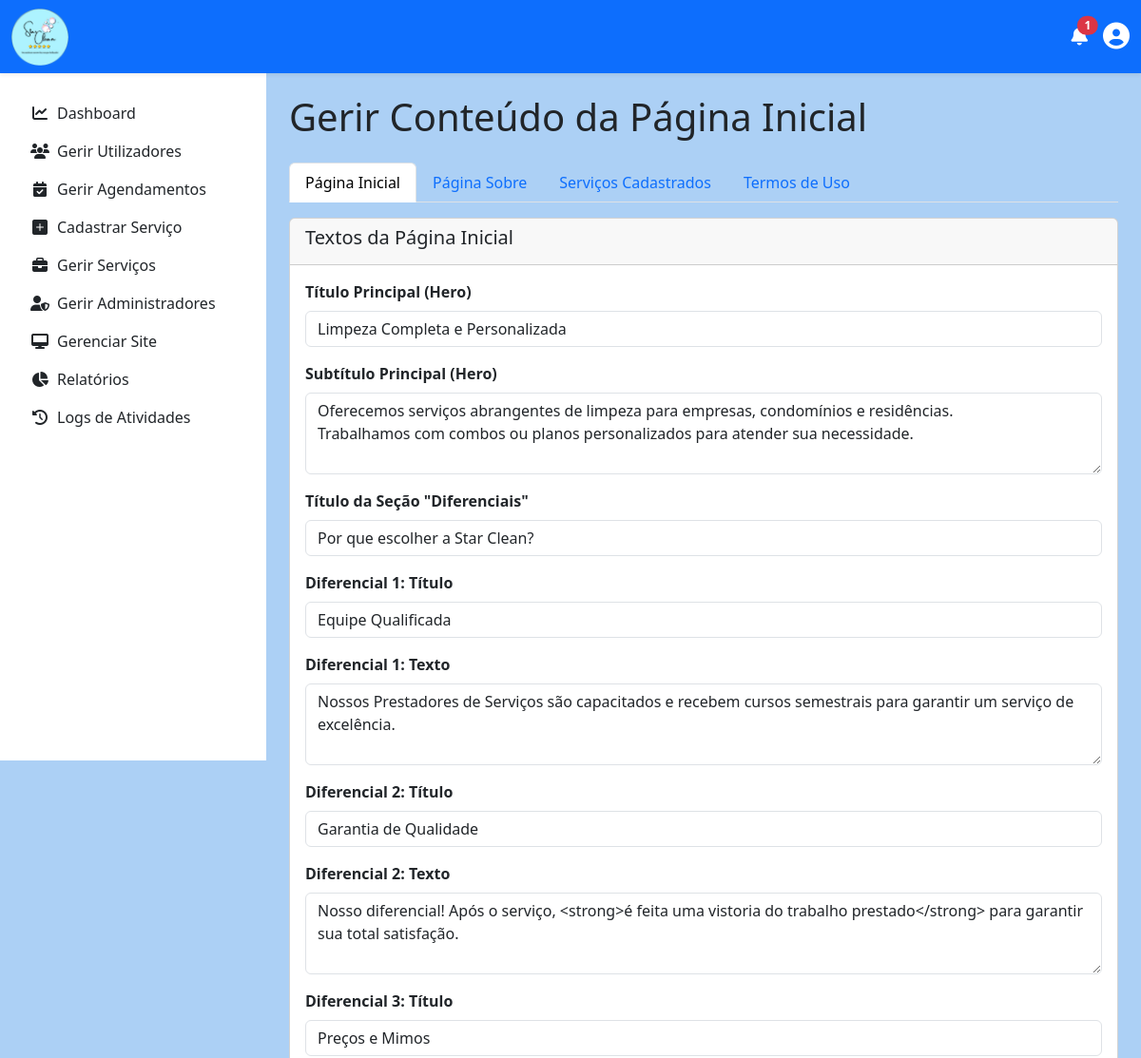
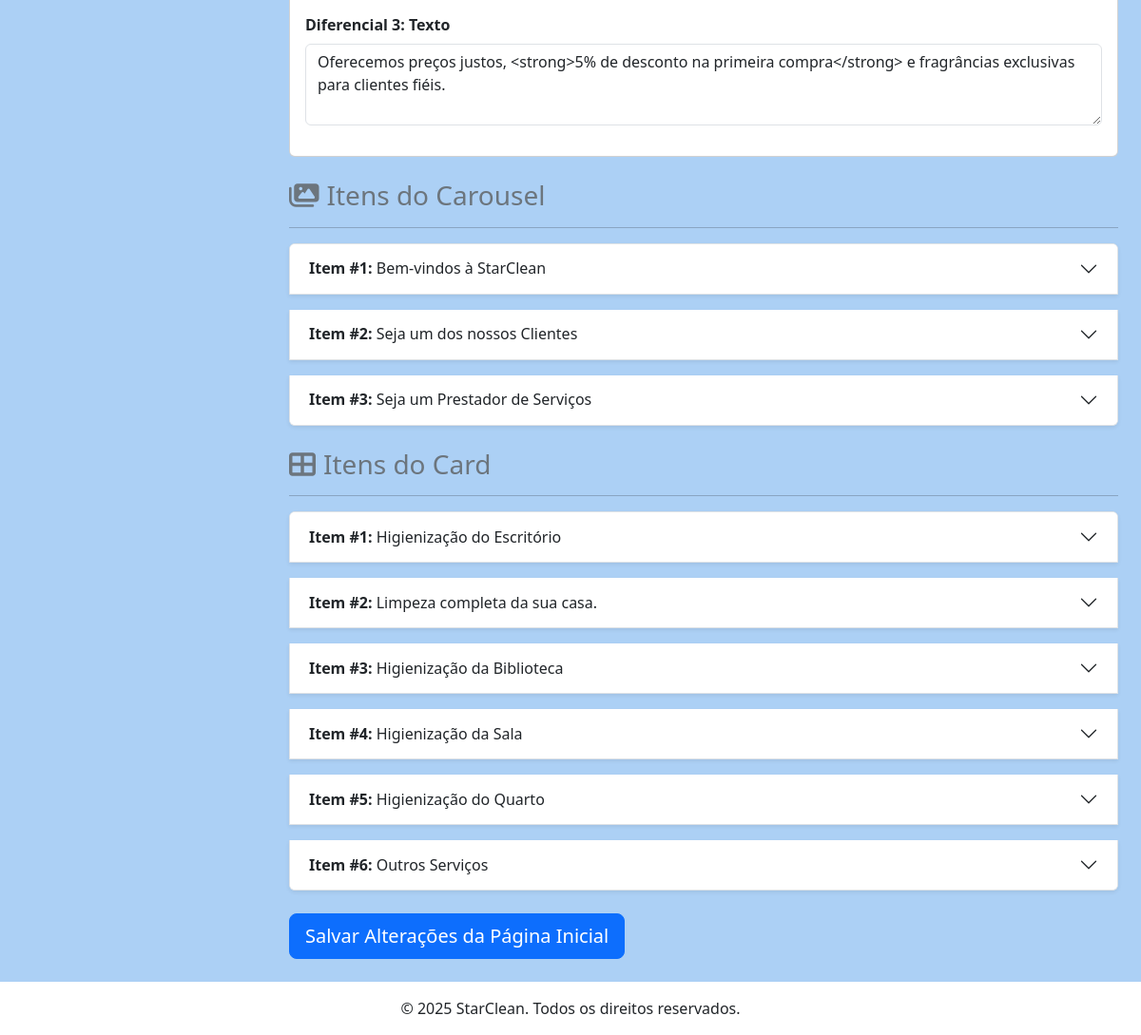
The app's page /admin/gerir_pagina_inicial.php (signed in) with its own data (2 pictures, top to bottom).
### tables this page shows
CREATE TABLE `conteudo_geral` (
  `id` int(11) NOT NULL,
  `chave` varchar(100) NOT NULL COMMENT 'Identificador único do conteúdo (ex: index_hero_titulo)',
  `titulo` varchar(255) NOT NULL COMMENT 'Descrição amigável para o admin (ex: Título Principal da Home)',
  `conteudo` text DEFAULT NULL COMMENT 'O texto ou URL da imagem',
  `tipo` enum('texto_simples','textarea','imagem') NOT NULL DEFAULT 'texto_simples' COMMENT 'Define o tipo de campo no formulário',
  `pagina` varchar(50) NOT NULL COMMENT 'Página a que o conteúdo pertence (ex: index, sobre)',
  `criado_por_admin_id` int(11) DEFAULT NULL,
  `editado_por_admin_id` int(11) DEFAULT NULL,
  `data_criacao` timestamp NOT NULL DEFAULT current_timestamp(),
  `data_edicao` timestamp NOT NULL DEFAULT current_timestamp() ON UPDATE current_timestamp()
);

CREATE TABLE `conteudo_pagina_inicial` (
  `id` int(11) NOT NULL,
  `tipo_conteudo` enum('carousel','card') NOT NULL,
  `titulo` varchar(255) NOT NULL,
  `texto` text DEFAULT NULL,
  `imagem_url` varchar(255) DEFAULT NULL,
  `link_url` varchar(255) DEFAULT NULL,
  `texto_botao` varchar(100) DEFAULT NULL,
  `ordem` int(11) NOT NULL DEFAULT 0,
  `ativo` tinyint(1) NOT NULL DEFAULT 1,
  `criado_por_admin_id` int(11) DEFAULT NULL,
  `editado_por_admin_id` int(11) DEFAULT NULL,
  `data_criacao` timestamp NOT NULL DEFAULT current_timestamp(),
  `data_edicao` timestamp NOT NULL DEFAULT current_timestamp() ON UPDATE current_timestamp()
);

### admin/gerir_pagina_inicial.php (the view, shortened to what this page needs)
<?php
require_once '../includes/log_helper.php';
$mensagem_erro = '';
$conteudos = [];
try {
    $pdo = obterConexaoPDO();
    $stmt = $pdo->query("SELECT * FROM conteudo_pagina_inicial ORDER BY tipo_conteudo, ordem");
    $conteudos = $stmt->fetchAll(PDO::FETCH_ASSOC);
} catch (PDOException $e) {
    $mensagem_erro = "Erro ao carregar o conteúdo dinâmico da página.";
}
$conteudo_geral = [];
try {
    $stmt_geral = $pdo->query("SELECT * FROM conteudo_geral ORDER BY pagina, id");
    foreach ($stmt_geral->fetchAll(PDO::FETCH_ASSOC) as $item) {
        $conteudo_geral[$item['pagina']][] = $item;
    }
} catch (PDOException $e) {
    $mensagem_erro .= " Erro ao carregar os textos da página.";
}
include '../includes/header.php';
include '../includes/navbar_logged_in.php';
?>
        <?php include '../includes/menu.php'; ?>
<main class="d-flex">
    <?php include '../includes/sidebar.php'; ?>
    <div class="container-fluid p-4 flex-grow-1">
        <h1 class="mb-4">Gerir Conteúdo da Página Inicial</h1>
        <ul class="nav nav-tabs" id="myTab" role="tablist">
            <li class="nav-item" role="presentation">
                <button class="nav-link active" id="index-tab" data-bs-toggle="tab" data-bs-target="#index-content" type="button" role="tab">Página Inicial</button>
            </li>
            <li class="nav-item" role="presentation">
                <button class="nav-link" id="sobre-tab" data-bs-toggle="tab" data-bs-target="#sobre-content" type="button" role="tab">Página Sobre</button>
            </li>
            <li class="nav-item" role="presentation">
                <button class="nav-link" id="servicos-tab" data-bs-toggle="tab" data-bs-target="#servicos-content" type="button" role="tab">Serviços Cadastrados</button>
            </li>
            <li class="nav-item" role="presentation">
                <button class="nav-link" id="termos-tab" data-bs-toggle="tab" data-bs-target="#termos-content" type="button" role="tab">Termos de Uso</button>
            </li>
        </ul>
        <div class="tab-content" id="myTabContent">
            <div class="tab-pane fade show active" id="index-content" role="tabpanel">
                <form action="gerir_pagina_inicial.php" method="post" enctype="multipart/form-data">
                    <div class="card mt-3">
                        <div class="card-header"><h5>Textos da Página Inicial</h5></div>
                        <div class="card-body">
                            <?php foreach ($conteudo_geral['index'] ?? [] as $item): ?>
                                <div class="mb-3">
                                    <label for="cg-<?= $item['chave'] ?>" class="form-label"><strong><?= htmlspecialchars($item['titulo']) ?></strong></label>
                                    <?php if ($item['tipo'] === 'textarea'): ?>
                                        <textarea class="form-control" id="cg-<?= $item['chave'] ?>" name="conteudo_geral[<?= $item['chave'] ?>]" rows="3"><?= htmlspecialchars($item['conteudo']) ?></textarea>
                                    <?php else: ?>
                                        <input type="text" class="form-control" id="cg-<?= $item['chave'] ?>" name="conteudo_geral[<?= $item['chave'] ?>]" value="<?= htmlspecialchars($item['conteudo']) ?>">
                                    <?php endif; ?>
                                </div>
                            <?php endforeach; ?>
                        </div>
                    </div>
                    <?php
                    $tipo_atual = '';
                    foreach ($conteudos as $item):
                        if ($item['tipo_conteudo'] !== $tipo_atual):
                            if ($tipo_atual !== '') echo '</div>';
                            $tipo_atual = $item['tipo_conteudo'];
                            ?>
                            <div class="mt-4">
                                <h3 class="text-secondary"><i class="fas <?= $tipo_atual === 'carousel' ? 'fa-images' : 'fa-th-large' ?> me-2"></i>Itens do <?= ucfirst($tipo_atual) ?></h3><hr>
                            </div>
                            <div class="accordion" id="accordion-<?= $tipo_atual ?>">
                        <?php endif; ?>
                        <div class="accordion-item mb-3 shadow-sm">
                            <h2 class="accordion-header" id="heading-<?= $item['id'] ?>">
                                <button class="accordion-button collapsed" type="button" data-bs-toggle="collapse" data-bs-target="#collapse-<?= $item['id'] ?>">
                                    <strong>Item #<?= $item['ordem'] ?>:</strong>&nbsp;<?= htmlspecialchars($item['titulo']) ?>
                                </button>
                            </h2>
                        </div>
                    <?php endforeach; if (!empty($conteudos)) echo '</div>'; ?>
                    <div class="mt-4"><button type="submit" class="btn btn-primary btn-lg">Salvar Alterações da Página Inicial</button></div>
                </form>
            </div>
        </div>
    </div>
</main>
<?php include '../includes/footer.php'; ?>

### includes/header.php (shortened to what this page needs)
<!DOCTYPE html>
<html lang="pt-br">
<head>
    <link rel="stylesheet" href="https://cdn.jsdelivr.net/npm/bootstrap-icons@1.5.0/font/bootstrap-icons.css">
    <link href="https://cdn.jsdelivr.net/npm/bootstrap@5.3.0/dist/css/bootstrap.min.css" rel="stylesheet">
    <link rel="stylesheet" href="https://cdnjs.cloudflare.com/ajax/libs/font-awesome/6.5.1/css/all.min.css">
    <link rel="stylesheet" href="<?= BASE_URL ?>/includes/star_clean.css">
    <link rel="stylesheet" href="https://cdn.datatables.net/2.3.4/css/dataTables.dataTables.css" />
    <link rel="stylesheet" href="https://unpkg.com/leaflet@1.9.4/dist/leaflet.css" />
</head>
<body class="d-flex flex-column min-vh-100" style="background-color: #acd0f5ff;">

### includes/navbar_logged_in.php (shortened to what this page needs)
<?php
if (isset($_SESSION['usuario_id'])) {
    $id_usuario = $_SESSION['usuario_id'];
    $tipo_usuario = $_SESSION['usuario_tipo'];
    $pdo = obterConexaoPDO();
    $notifications = [];
    try {
        if ($tipo_usuario === 'prestador') {
            $link_destino = BASE_URL . '/prestador/gerir_agendamentos.php';
            $stmt = $pdo->prepare("SELECT a.data as data, c.nome AS nome_cliente FROM Agendamento a JOIN Cliente c ON a.Cliente_id = c.id WHERE a.Prestador_id = ? AND a.status = 'pendente' AND a.notificacao_prestador_lida = FALSE ORDER BY a.data DESC LIMIT 5");
            $stmt->execute([$id_usuario]);
            $notifications = $stmt->fetchAll(PDO::FETCH_ASSOC);
        } elseif ($tipo_usuario === 'admin') {
            $stmt = $pdo->prepare(
                "SELECT a.data, s.titulo, s.preco, p.nome AS nome_prestador
                 FROM Agendamento a
                 JOIN Servico s ON a.Servico_id = s.id
                 JOIN Prestador p ON a.Prestador_id = p.id
                 WHERE a.status = 'realizado' AND a.notificacao_admin_lida = FALSE ORDER BY a.data DESC LIMIT 5"
            );
            $stmt->execute();
            $notifications = $stmt->fetchAll(PDO::FETCH_ASSOC);
        }
    } catch (PDOException $e) {
        error_log("Erro ao buscar notificações: " . $e->getMessage());
    }
}
?>
<nav class="navbar navbar-expand-lg navbar-light bg-primary shadow-sm fixed-top">
    <div class="container-fluid">
        <a href="<?= BASE_URL ?>/index.php">
            <img src="<?= BASE_URL ?>/img/LogoPrimary.png" alt="StarClean" height="60" class="d-inline-block align-text-top">
        </a>
        <div class="d-flex align-items-center">
            <div class="dropdown me-3">
                <a href="#" class="nav-link" id="notificationDropdown" role="button" data-bs-toggle="dropdown" aria-expanded="false">
                    <i class="fas fa-bell fs-5 text-white"></i>
                    <?php if (!empty($notifications)): ?>
                        <span class="badge bg-danger rounded-pill position-absolute top-0 start-100 translate-middle">
                            <?= count($notifications) ?>
                        </span>
                    <?php endif; ?>
                </a>
            </div>
            <div class="dropdown">
                <a href="#" class="nav-link" id="userDropdown" role="button" data-bs-toggle="dropdown" aria-expanded="false">
                    <i class="fas fa-user-circle fs-3 text-white"></i>
                </a>
            </div>
        </div>
    </div>
</nav>

### includes/sidebar.php
<nav id="sidebar" class="d-md-block bg-white sidebar collapse">
        <div class="pt-4 pb-4 px-3 sidebar-sticky">
        <div class="flex-grow-1">
        <?php
            include 'menu.php';
        ?>
    </div>
</nav>

### includes/menu.php (shortened to what this page needs)
<?php
$tipo_usuario = $_SESSION['usuario_tipo'] ?? '';
$tipo_admin = $_SESSION['admin_tipo'] ?? '';
?>
<ul class="nav flex-column mt-2h100">
    <?php if ($tipo_usuario === 'admin'): ?>
        <li class="nav-item">
            <a class="nav-link text-dark" href="<?= BASE_URL ?>/admin/dashboard.php"><i class="fas fa-chart-line fa-fw me-2"></i>Dashboard</a>
        </li>
        <?php if ($tipo_admin === 'adminmaster'): ?>
            <li class="nav-item">
                <a class="nav-link text-dark" href="<?= BASE_URL ?>/admin/gerir_utilizadores.php"><i class="fas fa-users fa-fw me-2"></i>Gerir Utilizadores</a>
            </li>
        <?php endif; ?>
        <li class="nav-item">
            <a class="nav-link text-dark" href="<?= BASE_URL ?>/admin/gerir_agendamentos.php"><i class="fas fa-calendar-check fa-fw me-2"></i>Gerir Agendamentos</a>
        </li>
        <li class="nav-item">
            <a class="nav-link text-dark" href="<?= BASE_URL ?>/admin/adicionar_servico.php"><i class="fas bi bi-plus-square-fill fa-fw me-2"></i>Cadastrar Serviço</a>
        </li>
        <li class="nav-item">
            <a class="nav-link text-dark" href="<?= BASE_URL ?>/admin/gerir_servicos.php"><i class="fas fa-briefcase fa-fw me-2"></i>Gerir Serviços</a>
        </li>
        <li class="nav-item">
            <a class="nav-link text-dark" href="<?= BASE_URL ?>/admin/gerenciar_adm.php"><i class="fas fa-user-shield fa-fw me-2"></i>Gerir Administradores</a>
        </li>
        <?php if ($tipo_admin === 'adminmaster' || $tipo_admin === 'admmoderador'): ?>
            <li class="nav-item">
                <a class="nav-link text-dark" href="<?= BASE_URL ?>/admin/gerir_pagina_inicial.php"><i class="fas fa-desktop fa-fw me-2"></i>Gerenciar Site</a>
            </li>
        <?php endif; ?>
        <li class="nav-item">
            <a class="nav-link text-dark" href="<?= BASE_URL ?>/admin/relatorios.php"><i class="fas fa-chart-pie fa-fw me-2"></i>Relatórios</a>
        </li>
        <li class="nav-item">
            <a class="nav-link text-dark" href="<?= BASE_URL ?>/admin/visualizar_logs.php"><i class="fas fa-history fa-fw me-2"></i>Logs de Atividades</a>
        </li>
    <?php endif; ?>
</ul>

### includes/footer.php (shortened to what this page needs)
<footer class="text-center bg-white text-dark py-3 mt-auto bottom">
    <p class="mb-0">&copy; <?= date('Y') ?> StarClean. Todos os direitos reservados.</p>
</footer>
    </body>
    </html>

### includes/star_clean.css (style rules this page uses)
body { padding-top: 75px; }
.card-body { min-height: 220px; }
.card { transition: transform 0.3s ease, box-shadow 0.3s ease; }
@media (min-width: 768px) { #sidebar { position: fixed; top: 0; left: 0; height: 100vh; padding-top: 75px; z-index: 1020; } }
@media (min-width: 768px) { main.d-flex > .flex-grow-1 { margin-left: 280px; } }
main.d-flex { flex-grow: 1; }

### includes/header.php (style rules this page uses)
#sidebar { width: 280px; flex-shrink: 0; }

### records on screen
conteudo_geral: titulo "Título Principal (Hero)", conteudo "Limpeza Completa e Personalizada"
conteudo_geral: titulo "Subtítulo Principal (Hero)", chave+conteudo "Oferecemos serviços abrangentes de limpeza para empresas, condomínios e residências. Trabalhamos com combos ou planos personalizados para atender sua necessidade."
conteudo_geral: titulo "Título da Seção \"Diferenciais\"", conteudo "Por que escolher a Star Clean?"
conteudo_geral: titulo "Diferencial 1: Título", conteudo "Equipe Qualificada"
conteudo_geral: titulo "Diferencial 1: Texto", chave+conteudo "Nossos Prestadores de Serviços são capacitados e recebem cursos semestrais para garantir um serviço de excelência."
conteudo_geral: titulo "Diferencial 2: Título", conteudo "Garantia de Qualidade"
conteudo_geral: titulo "Diferencial 2: Texto", chave+conteudo "Nosso diferencial! Após o serviço, <strong>é feita uma vistoria do trabalho prestado</strong> para garantir sua total satisfação."
conteudo_geral: titulo "Diferencial 3: Título", conteudo "Preços e Mimos"
conteudo_geral: titulo "Diferencial 3: Texto", chave+conteudo "Oferecemos preços justos, <strong>5% de desconto na primeira compra</strong> e fragrâncias exclusivas para clientes fiéis."
conteudo_pagina_inicial: tipo_conteudo "Carousel", ordem "1", titulo "Bem-vindos à StarClean"
conteudo_pagina_inicial: ordem "2", titulo "Seja um dos nossos Clientes"
conteudo_pagina_inicial: ordem "3", titulo "Seja um Prestador de Serviços"
conteudo_pagina_inicial: tipo_conteudo "Card", ordem "1", titulo "Higienização do Escritório"
conteudo_pagina_inicial: ordem "2", titulo "Limpeza completa da sua casa."
conteudo_pagina_inicial: ordem "3", titulo "Higienização da Biblioteca"
conteudo_pagina_inicial: ordem "4", titulo "Higienização da Sala"
conteudo_pagina_inicial: ordem "5", titulo "Higienização do Quarto"
conteudo_pagina_inicial: ordem "6", titulo "Outros Serviços"

### other values on screen
count($notifications) "1"
